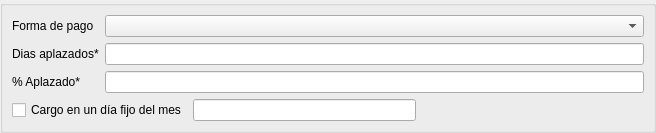
<?xml version="1.0" encoding="UTF-8"?>
<ui version="4.0">
<class>frmBancos</class>
<widget class="QWidget" name="frmBancos">
<property name="geometry">
<rect>
<x>0</x>
<y>0</y>
<width>656</width>
<height>115</height>
</rect>
</property>
<property name="windowTitle">
<string>Plazos de pago</string>
</property>
<property name="windowIcon">
<iconset>
<normaloff>:/aplicacion/images/alephLogoIcon.ico</normaloff>:/aplicacion/images/alephLogoIcon.ico</iconset>
</property>
<layout class="QVBoxLayout" name="verticalLayout">
<property name="margin">
<number>0</number>
</property>
<item>
<widget class="QGroupBox" name="groupBox">
<property name="title">
<string/>
</property>
<layout class="QGridLayout" name="gridLayout">
<item row="1" column="0">
<widget class="QLabel" name="label">
<property name="text">
<string>Dias aplazados*</string>
</property>
</widget>
</item>
<item row="2" column="0">
<widget class="QLabel" name="label_2">
<property name="text">
<string>% Aplazado*</string>
</property>
</widget>
</item>
<item row="3" column="0" colspan="2">
<widget class="DBCheckBox" name="db_cargodiafijomes">
<property name="text">
<string>Cargo en un día fijo del mes</string>
</property>
<property name="fieldName">
<string>cargodiafijomes</string>
</property>
<property name="dataEditable">
<bool>true</bool>
</property>
</widget>
</item>
<item row="3" column="2">
<widget class="DBNumberEdit" name="db_diames">
<property name="fieldName">
<string>diames</string>
</property>
<property name="dataEditable">
<bool>true</bool>
</property>
</widget>
</item>
<item row="0" column="0">
<widget class="QLabel" name="lbl_idformapago">
<property name="text">
<string>Forma de pago</string>
</property>
</widget>
</item>
<item row="3" column="3">
<spacer name="horizontalSpacer">
<property name="orientation">
<enum>Qt::Horizontal</enum>
</property>
<property name="sizeHint" stdset="0">
<size>
<width>40</width>
<height>20</height>
</size>
</property>
</spacer>
</item>
<item row="2" column="1" colspan="3">
<widget class="DBNumberEdit" name="db_aplazado">
<property name="fieldName">
<string>aplazado</string>
</property>
<property name="dataEditable">
<bool>true</bool>
</property>
</widget>
</item>
<item row="1" column="1" colspan="3">
<widget class="DBNumberEdit" name="db_dias">
<property name="fieldName">
<string>dias</string>
</property>
<property name="dataEditable">
<bool>true</bool>
</property>
</widget>
</item>
<item row="0" column="1" colspan="3">
<widget class="DBComboBox" name="db_idformapago">
<property name="fieldName">
<string>idformapago</string>
</property>
<property name="listColumnName">
<string>descripcion</string>
</property>
<property name="listColumnToSave">
<string>id</string>
</property>
<property name="dataEditable">
<bool>true</bool>
</property>
</widget>
</item>
</layout>
</widget>
</item>
</layout>
</widget>
<customwidgets>
<customwidget>
<class>DBCheckBox</class>
<extends>QCheckBox</extends>
<header>widgets/dbcheckbox.h</header>
</customwidget>
<customwidget>
<class>DBComboBox</class>
<extends>QComboBox</extends>
<header>widgets/dbcombobox.h</header>
</customwidget>
<customwidget>
<class>DBNumberEdit</class>
<extends>QLineEdit</extends>
<header>widgets/dbnumberedit.h</header>
</customwidget>
</customwidgets>
<tabstops>
<tabstop>db_idformapago</tabstop>
<tabstop>db_dias</tabstop>
<tabstop>db_aplazado</tabstop>
<tabstop>db_cargodiafijomes</tabstop>
<tabstop>db_diames</tabstop>
</tabstops>
<resources>
<include location="../../../programacion/alepherp/alepherp/src/resources/resources.qrc"/>
</resources>
<connections/>
</ui>
